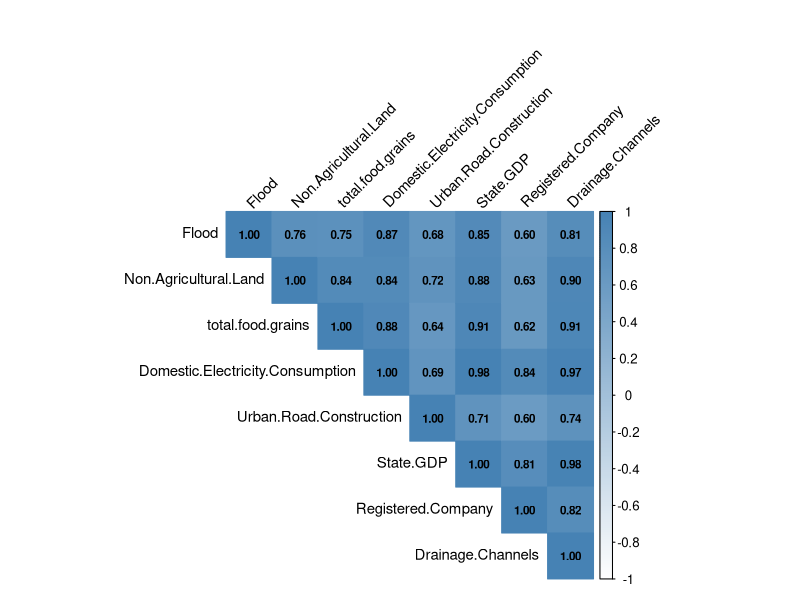
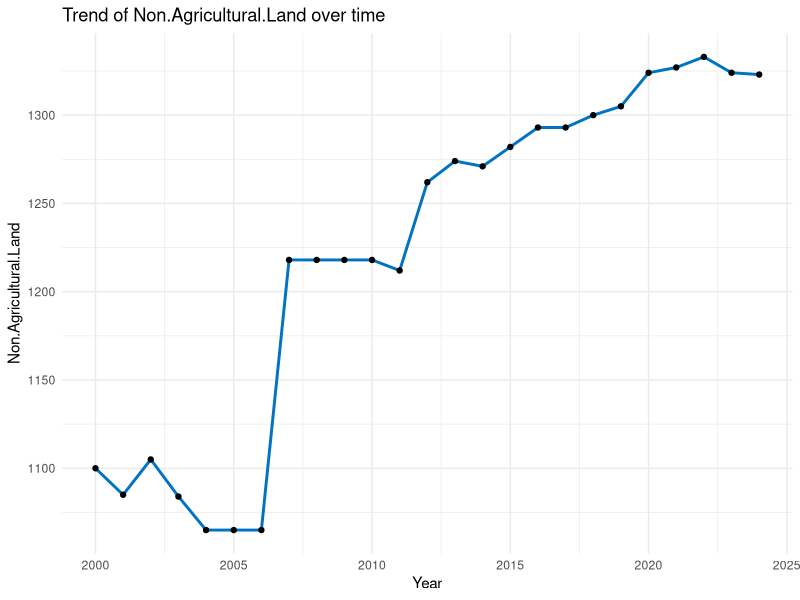
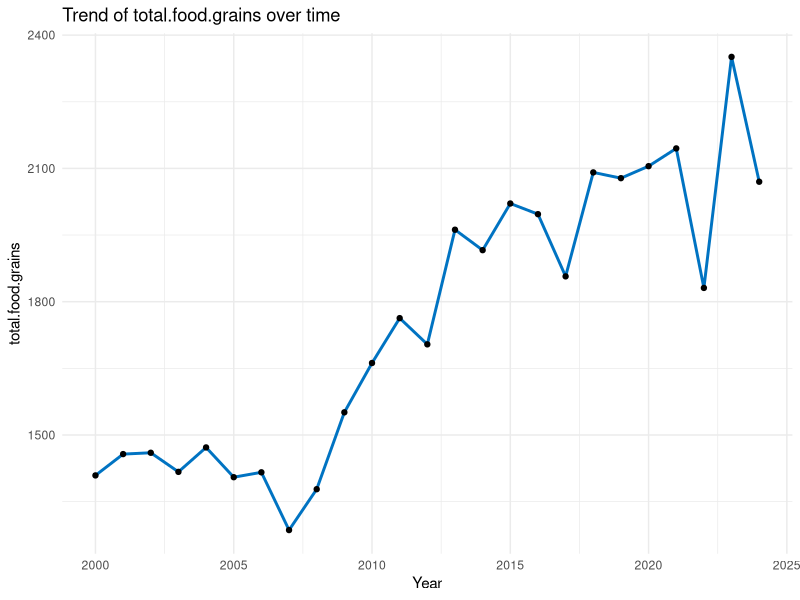
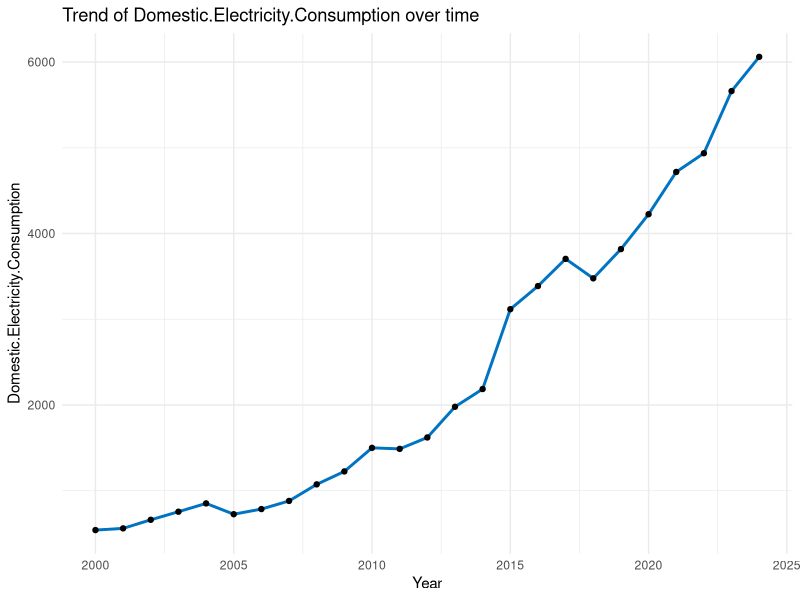
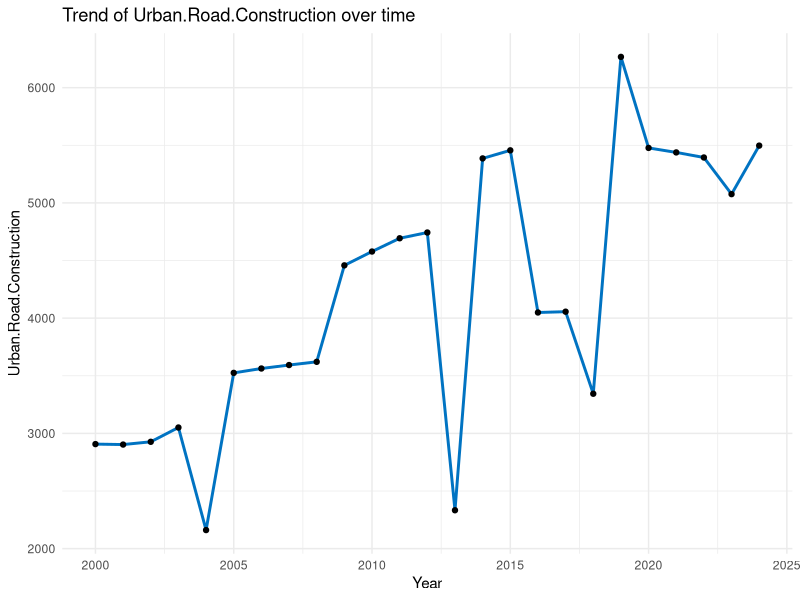
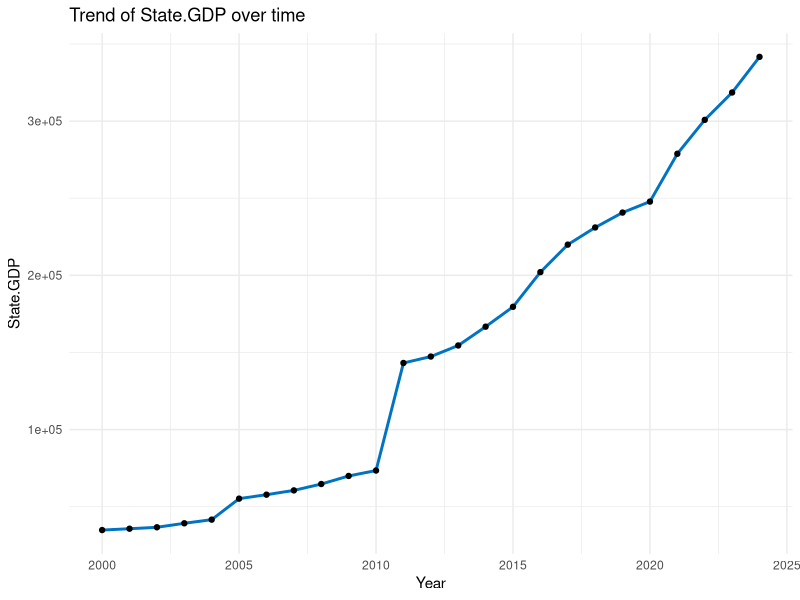
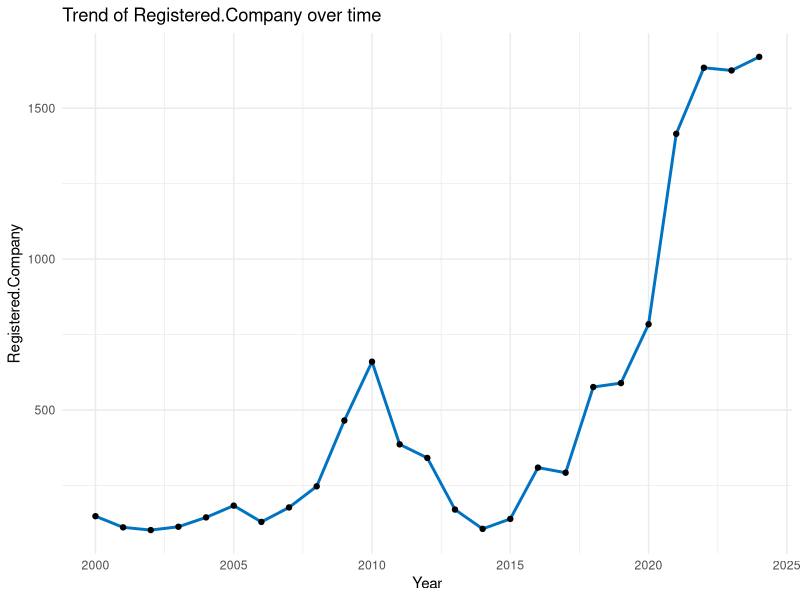
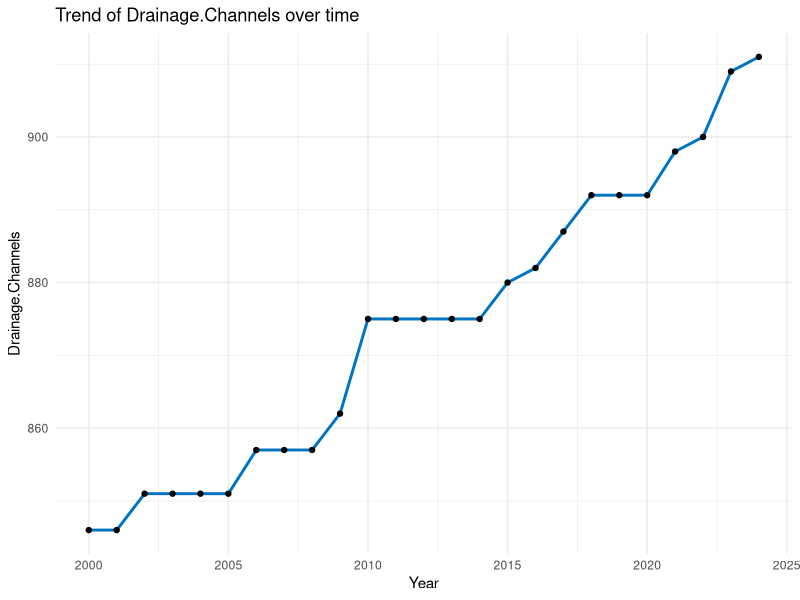

Write the R code that produced these figures, in order.
# Load libraries
library(readr)
library(dplyr)
library(tidyr)
library(lubridate)
library(ggplot2)
library(corrplot)
library(GGally)
library(scales)

# Load the final dataset
df <- read.csv("final_data.csv")

# ==========================
# 1. Correlation Analysis
# ==========================
cor_matrix <- cor(df %>% select(-Year), use = "complete.obs")
# write.csv(cor_matrix, 'corr.csv')
corrplot(cor_matrix, method = "color", type = "upper", tl.col = "black", tl.srt = 45, tl.cex = 0.9, number.cex = 0.7, addCoef.col = "black", col = colorRampPalette(c("white", "steelblue"))(200), mar = c(0, 0, 2, 0))

# ==========================
# 2. Time Trends (Urbanization + Flood)
# ==========================
vars <- names(df)[!(names(df) %in% c("Year", "Flood"))]

for (v in vars) {
  p <- ggplot(df, aes_string(x = "Year", y = v)) +
    geom_line(color = "#0073C2FF", size = 1) +
    geom_point(size = 1.5) +
    labs(title = paste("Trend of", v, "over time"), y = v, x = "Year") +
    theme_minimal()
  print(p)
}

# Flood trend over time
ggplot(df, aes(x = Year, y = Flood)) +
  geom_line(color = "darkred", size = 1) +
  geom_point(size = 2, color = "darkred") +
  labs(title = "Flood Count Trend Over Time", y = "Flood Count") +
  theme_minimal()

# ==========================
# 3. Distribution of Predictors
# ==========================
par(mfrow=c(3,3))
for(i in 2:ncol(df)){
  hist(df[,i], prob = T,main=paste('Sample Density of', colnames(df)[i]), xlab='',ylab='', ylim=c(min(density(df[,i])$y), max(density(df[,i])$y) ))
  lines(density(df[,i]))
}
par(mfrow=c(1,1))

## over-dispersion i.e. variance > mean?
mean(df$Flood) # mean flood count = 171.84
var(df$Flood)  #  var flood count = 36023.89
# clearly there over-dispersion in flood count

# ==========================
# 4. Scatter plots vs Flood
# ==========================
par(mfrow=c(3,3))
for(i in 3:ncol(df)){
  plot(df[,i],df$Flood ,main=paste('Scatter Plot Flood vs', colnames(df)[i]), xlab=colnames(df)[i],ylab='Flood')
  abline(lm(df$Flood ~ df[,i]), lty=2, col='navy',lwd=2)
}
par(mfrow=c(1,1))

# ==========================
# 5. Multivariate Visualization
# ==========================
ggpairs(df%>% select(-Year))
